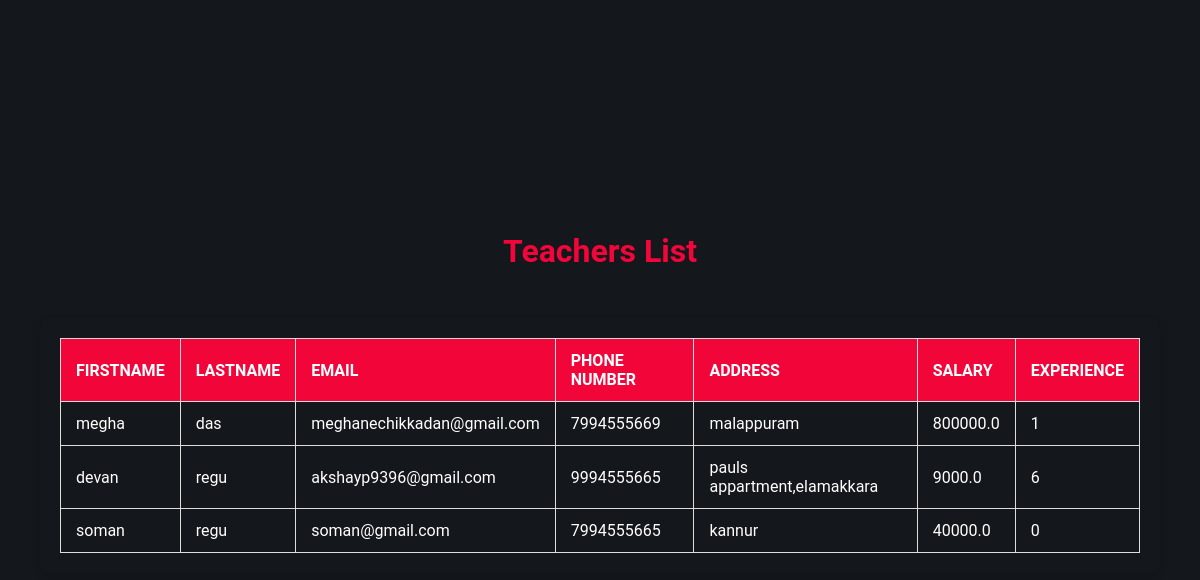
The page /viewtchr on the database its author committed.
### tables this page shows
CREATE TABLE Teacher (
    teachid INTEGER PRIMARY KEY AUTOINCREMENT,
    logid INTEGER,
    firstname TEXT,
    lastname TEXT,
    email TEXT,
    address TEXT,
    phone_number BIGINT,
    salary FLOAT,
    experience INTEGER,
    FOREIGN KEY (logid) REFERENCES Login(loginid)
);

### main.py (the view)
@app.route('/viewtchr')
def viewtchr():
    con=sqlite3.connect("studentmanagement.db")
    con.row_factory=sqlite3.Row
    cursor1=con.cursor()
    cursor1.execute("select * from Teacher")
    data=cursor1.fetchall()
    return render_template("viewtchr.html",view=data)

### templates/viewtchr.html (shortened to what this page needs)
<!DOCTYPE html>
<html lang="en">
<head>
</head>
<body>
    <h1>Teachers List</h1>
    <div class="table-container">
        <table >
            <thead>
                <tr>
                    <th>Firstname</th>
                    <th>Lastname</th>
                    <th>Email</th>
                    <th>Phone Number</th>
                    <th>Address</th>
                    <th>Salary</th>
                    <th>Experience</th>
                </tr>
            </thead>
            <tbody>
                {% for i in view %}
                <tr>
                    <td>{{i.firstname}}</td>
                    <td>{{i.lastname}}</td>
                    <td>{{i.email}}</td>
                    <td>{{i.phone_number}}</td>
                    <td>{{i.address}}</td>
                    <td>{{i.salary}}</td>
                    <td>{{i.experience}}</td>
                </tr>
                {% endfor %}
            </tbody>
        </table>
    </div>
</body>
</html>

### templates/viewtchr.html (style rules this page uses)
:root { --accent-color: #f2063a; --background-color: #ffffff; --gray-light: #f9c8c9; --gray: #8f8f8f; }
html, body { height: 100%; margin: 0; font-family: 'Roboto', Helvetica, Arial, sans-serif; background-color: #000000; }
body { display: flex; align-items: center; justify-content: center; flex-direction: column; position: relative; background: #14171B; }
h1 { text-align:center ; margin-bottom: 1em; font-size: 2em; color: var(--accent-color); }
.table-container { width: 90%; max-width: 1200px; background: var(--secondary-color); padding: 20px; margin: 1em auto; border-radius: 10px; box-shadow: 0 4px 10px rgba(0, 0, 0, 0.1); }
table { width: 100%; border-collapse: collapse; margin: 0 auto; text-align: left; }
th, td { padding: 12px 15px; border: 1px solid #ddd; }
th { background: #f2063a; color: white; font-weight: bold; text-transform: uppercase; }
td { color: #ffffff; }

### rows shown on the page
Teacher: firstname "megha", lastname "das", email "meghanechikkadan@gmail.com", phone_number "7994555669", address "malappuram", salary "800000.0", experience "1"
Teacher: firstname "devan", lastname "regu", email "akshayp9396@gmail.com", phone_number "9994555665", address "pauls appartment,elamakkara", salary "9000.0", experience "6"
Teacher: firstname "soman", lastname "regu", email "soman@gmail.com", phone_number "7994555665", address "kannur", salary "40000.0", experience "0"
